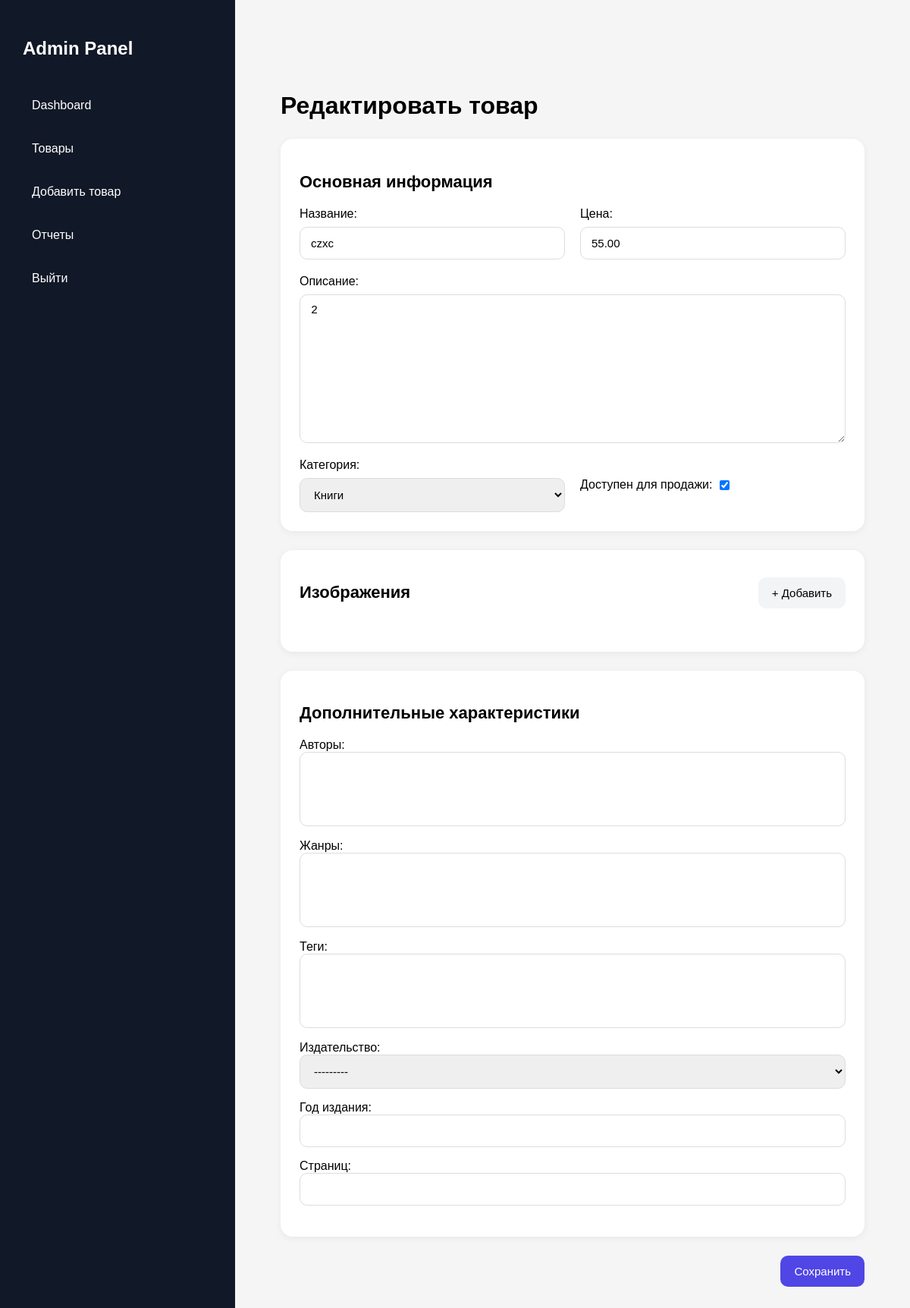
Page /admin-panel/products/1/edit/ (signed in) on the earlier database version.
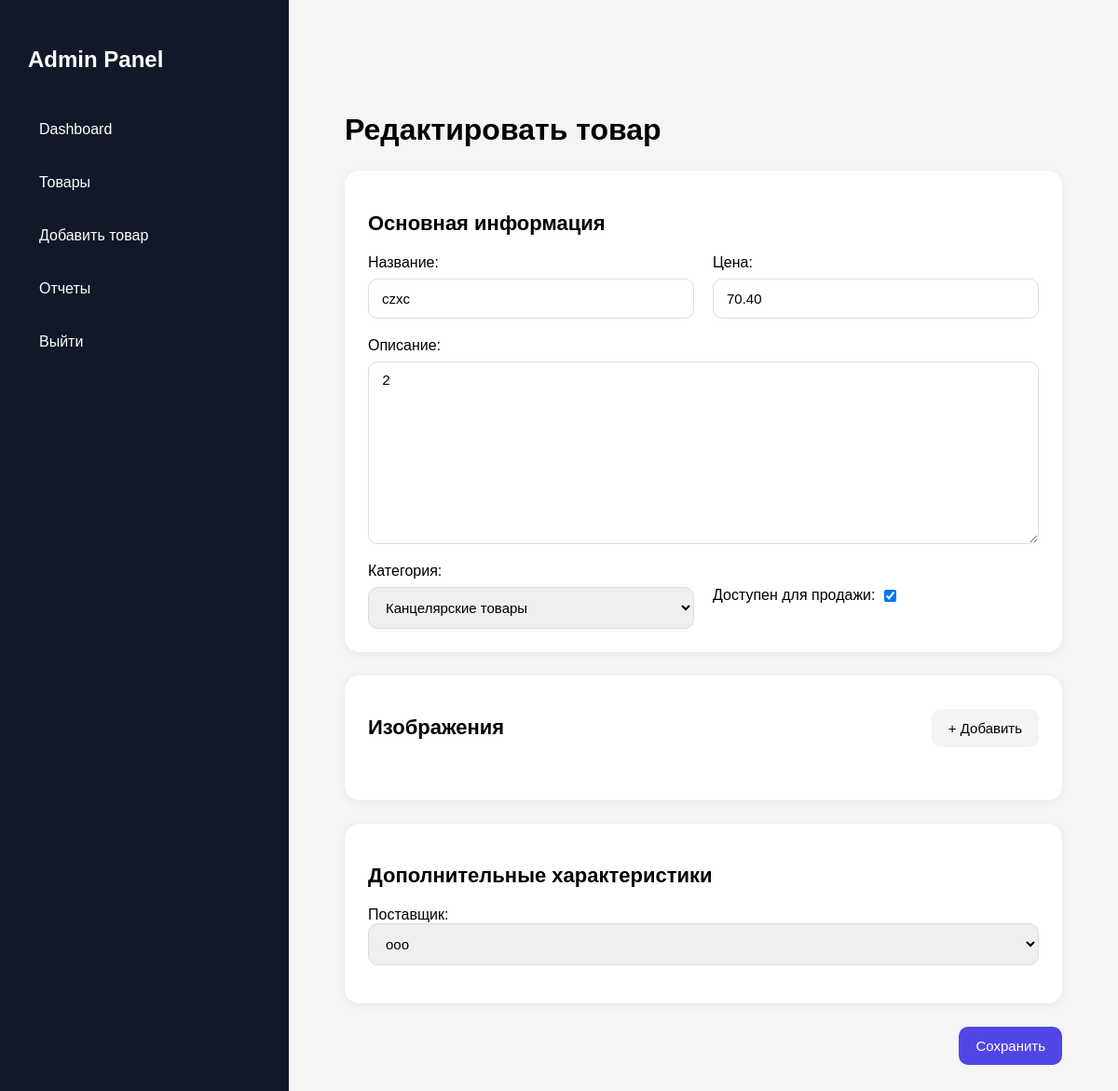
Same page on the later database version.
### shop/models.py (models this page shows, shortened)
class Price(models.Model):
    product = models.ForeignKey(
        'Product',
        on_delete=models.CASCADE,
        related_name='prices',
        verbose_name='Товар'
    )
    value = models.DecimalField(
        max_digits=10,
        decimal_places=2,
        validators=[MinValueValidator(Decimal('0.00'))],
        verbose_name='Цена'
    )
    created = models.DateTimeField(
        auto_now_add=True,
        verbose_name='Дата создания'
    )
    class Meta:
        ordering = ['-created']

class Product(models.Model):
    name = models.CharField(max_length=255, verbose_name="Название")
    slug = models.SlugField(max_length=200, unique=True, blank=True)
    description = models.TextField(blank=True, verbose_name="Описание")
    category = models.ForeignKey(
        Category,
        on_delete=models.PROTECT,blank=False, null=False,
        related_name='products',
        verbose_name="Категория"
    )
    available = models.BooleanField(default=True, verbose_name="Доступен для продажи")
    created = models.DateTimeField(auto_now_add=True)
    updated = models.DateTimeField(auto_now=True)
    class Meta:
        verbose_name = "Товар"
        verbose_name_plural = "Товары"
        ordering = ['name']

class Stationery(models.Model):
    product = models.OneToOneField(
        Product,
        on_delete=models.CASCADE,
        related_name='stationery',
        verbose_name="Товар"
    )
    supplier = models.ForeignKey(Supplier, on_delete=models.CASCADE,blank=True,null=True, verbose_name="Поставщик")
    class Meta:
        verbose_name = "Канцелярский товар"
        verbose_name_plural = "Канцелярские товары"

### admin_panel/views.py (the view, shortened to what this page needs)
# urls.py: path('products/<int:id>/edit/', views.product_update, name='product_update'),
@login_required
@admin_required
def product_update(request, id):
    product = get_object_or_404(Product, id=id)
    images = product.images.all()
    product_form = ProductForm(
        request.POST or None,
        instance=product
    )
    price_instance = product.prices.first()
    price_form = PriceForm(
        request.POST or None,
        instance=price_instance
    )
    category_id = request.POST.get('category') if request.method == 'POST' else product.category_id
    category_obj = Category.objects.filter(id=category_id).first()
    category_slug = category_obj.slug if category_obj else None
    form_class = CATEGORY_MAP.get(category_slug)
    category_instance = None
    category_form = None
    if form_class:
        related_name = RELATED_MAP.get(category_slug)
        category_instance = getattr(product, related_name, None)
        category_form = form_class(
            request.POST or None,
            instance=category_instance
        )
    return render(request, 'admin_panel/product_form.html', {
        'product_form': product_form,
        'category_form': category_form,
        'product': product,
        'images': images,
        'price_form': price_form,
    })

### admin_panel/forms.py
class ProductForm(forms.ModelForm):
    class Meta:
        model = Product
        fields = [
            'name',
            'description',
            'category',
            'available'
        ]

class StationeryForm(forms.ModelForm):
    class Meta:
        model = Stationery
        exclude = ['product']

### cart/context_processors.py (called while the page is built)
def cart(request):
    if request.user.is_authenticated:
        buyer = getattr(request.user, 'buyer', None)
        if buyer:
            count = Cart.objects.filter(
                buyer=buyer
            ).aggregate(
                total=Sum('quantity')
            )['total'] or 0
        else:
            count = 0
    else:
        count = 0
    return {
        'cart_item_count': count
    }

### shop/models.py (called while the page is built)
    def __str__(self):
        return self.name

    def __str__(self):
        return self.name

### admin_panel/templates/admin_panel/product_form.html (shortened to what this page needs)
{% extends "admin_panel/base.html" %}
{% load static %}
{% block content %}
<div class="product-page">
    <div class="page-header">
        <h1>
            {% if product %}
                Редактировать товар
            {% else %}
                Добавить товар
            {% endif %}
        </h1>
    </div>
    <form method="post" enctype="multipart/form-data" class="product-form" novalidate>
         <link rel="stylesheet" href="{% static 'admin_panel/css/product_form.css' %}">
        <div class="card">
            <h2>Основная информация</h2>
            <div class="form-grid">
                <div class="form-group">
                    {{ product_form.name.label_tag }}
                    {{ product_form.name }}
                </div>
                <div class="form-group">
                    {{ price_form.value.label_tag }}
                    {{ price_form.value }}
                </div>
                <div class="form-group full-width">
                    {{ product_form.description.label_tag }}
                    {{ product_form.description }}
                </div>
                <div class="form-group">
                    {{ product_form.category.label_tag }}
                    {{ product_form.category }}
                </div>
                <div class="form-group checkbox-group">
                    {{ product_form.available.label_tag }}
                    {{ product_form.available }}
                </div>
            </div>
        </div>
        <div class="card">
            <div class="images-header">
                <h2>Изображения</h2>
                <button type="button" id="add-image-btn" class="btn-secondary">
                    + Добавить
                </button>
            </div>
        </div>
        <div class="card">
            <h2>Дополнительные характеристики</h2>
            <div id="category-fields">
                {% if category_form %}
                    {{ category_form.as_p }}
                {% endif %}
            </div>
        </div>
        <div class="submit-box">
            <button type="submit" class="btn-primary">
                Сохранить
            </button>
        </div>
    </form>
</div>
{% endblock %}

Differences in the rows shown:
no longer on this page (row unchanged): Price: value "55.00"
changed Product "czxc": category "Книги" → "Канцелярские товары"
added Price: value "70.40"
added Stationery: supplier "ооо"
Other differences:
form field publisher: "---------" → (not shown)
text no longer shown: "Авторы: Жанры: Теги: Издательство: Год издания: Страниц:"
text now shown: "Поставщик:"
